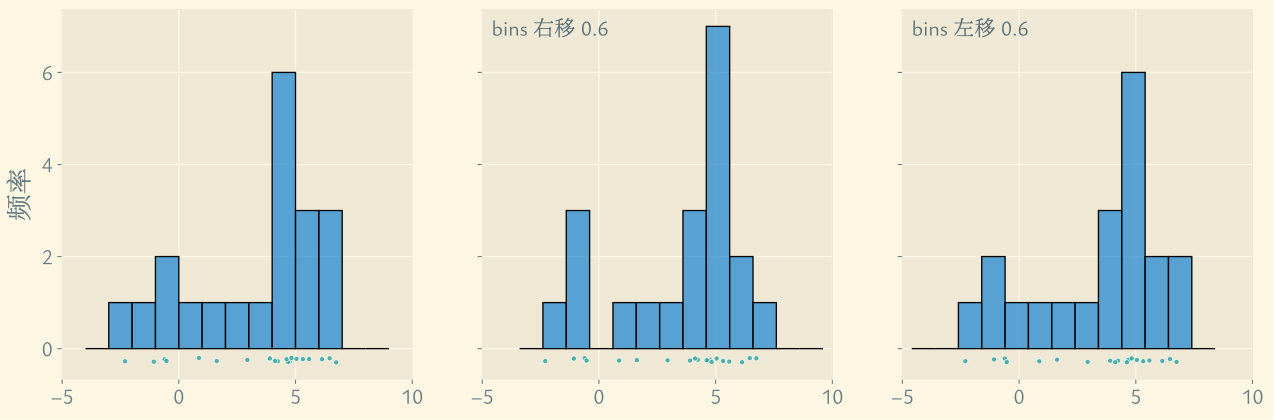

Recreate this plot in Python.
import matplotlib.pyplot as plt
import seaborn as sns
import numpy as np
import scipy.stats as st


np.random.seed(1)
N, shift = 20, 0.6
X = np.concatenate((st.norm.rvs(0, 1, size=int(0.3 * N)), st.norm.rvs(5, 1, size=int(0.7 * N))))
bins = np.linspace(-4, 9, 14)

with plt.style.context('Solarize_Light2'):

    plt.rcParams.update({
        "font.family": ["Ysabeau Office", "LXGW Neo ZhiSong Screen Full"],
        "axes.unicode_minus": True,
        "savefig.bbox": "tight",
        "font.size": 16,
        'axes.labelsize': '20',
        'text.color': "#586e75",
    })

    fig, axs = plt.subplots(1, 3, figsize=(16, 5), sharey=True)
    x, y = -4.6, 6.8
    sns.histplot(X, bins=bins, stat="frequency", ax=axs[0])
    axs[0].set_ylabel("频率")
    sns.histplot(X, bins=bins + shift, stat="frequency", ax=axs[1])
    axs[1].text(x, y, f"bins 右移 {shift}")
    sns.histplot(X, bins=bins - shift, stat="frequency", ax=axs[2])
    axs[2].text(x, y, f"bins 左移 {shift}")

    for ax in axs:
        sns.scatterplot(x=X, y=-0.2 - 0.1 * st.uniform.rvs(size=len(X)), s=60, alpha=0.8, marker='.', ax=ax)
        ax.set_xlim(-5, 10)

    fig.savefig('density-estimation-1.svg')
